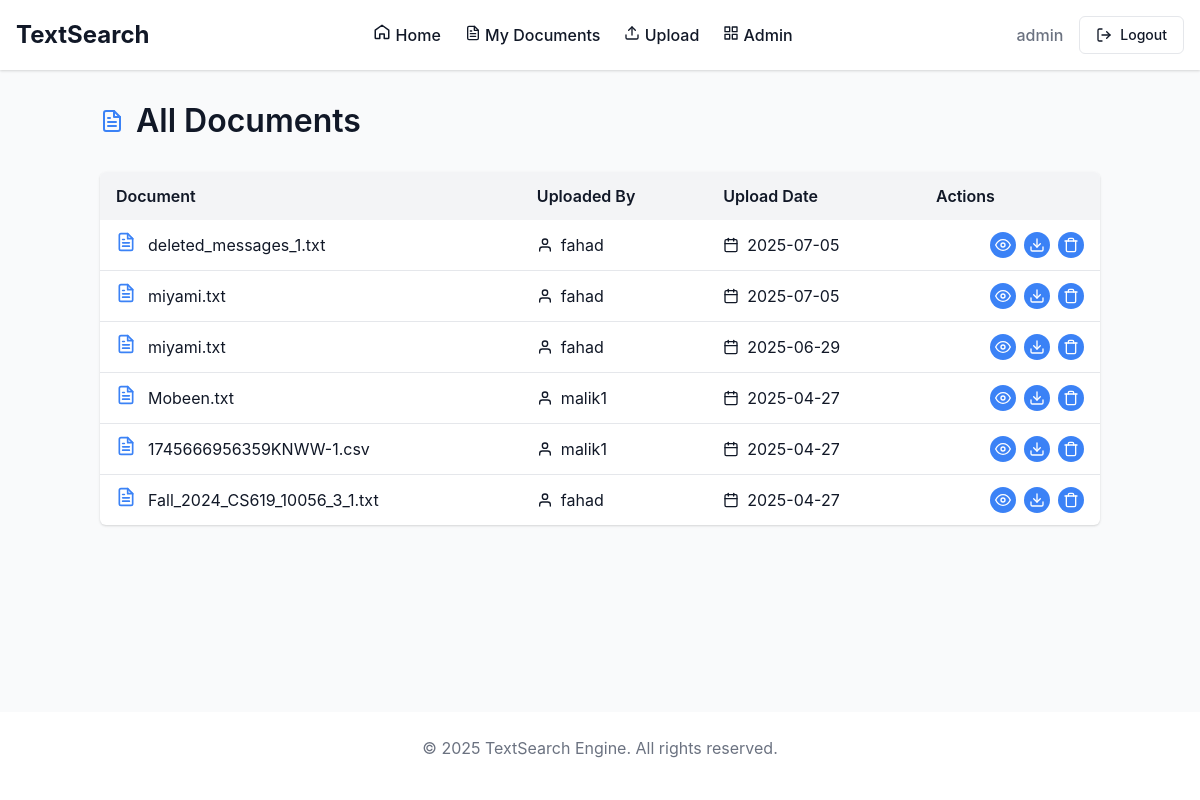
Screenshot of /admin/documents (signed in) with the database file from the repository.
### tables this page shows
CREATE TABLE users (
    id INTEGER PRIMARY KEY AUTOINCREMENT,
    username TEXT UNIQUE NOT NULL,
    email TEXT UNIQUE NOT NULL,
    password TEXT NOT NULL,
    is_admin INTEGER DEFAULT 0,
    created_at TIMESTAMP DEFAULT CURRENT_TIMESTAMP
);

CREATE TABLE documents (
    id INTEGER PRIMARY KEY AUTOINCREMENT,
    filename TEXT NOT NULL,
    original_filename TEXT NOT NULL,
    user_id INTEGER,
    upload_date TIMESTAMP DEFAULT CURRENT_TIMESTAMP,
    FOREIGN KEY (user_id) REFERENCES users(id)
);

### app.py (the view)
@app.route('/admin/documents')
@admin_required
def admin_documents():
    conn = get_db_connection()
    documents = conn.execute('''
        SELECT d.id, d.original_filename, d.filename, d.upload_date, u.username
        FROM documents d
        JOIN users u ON d.user_id = u.id
        ORDER BY d.upload_date DESC
    ''').fetchall()
    conn.close()
    return render_template('admin/documents.html', documents=documents)

### app.py (called while the page is built)
def get_db_connection():
    conn = sqlite3.connect(DATABASE)
    conn.row_factory = sqlite3.Row  #initialize
    return conn

def admin_required(f):
    @wraps(f)
    def decorated_function(*args, **kwargs):
        if 'user_id' not in session:
            flash('Please log in to access this page', 'error')
            return redirect(url_for('login', next=request.url))
        conn = get_db_connection()
        user = conn.execute('SELECT is_admin FROM users WHERE id = ?', (session['user_id'],)).fetchone()
        conn.close()
        if not user or not user['is_admin']:
            abort(403)
        return f(*args, **kwargs)
    return decorated_function

### templates/admin/documents.html (shortened to what this page needs)
{% extends 'layout.html' %}
{% block content %}
<div class="admin-documents">
    <div class="page-header">
        <h1>
            All Documents
        </h1>
    </div>
    {% if documents %}
        <div class="card">
            <div class="table-container">
                <table class="admin-table">
                    <thead>
                        <tr>
                            <th>Document</th>
                            <th>Uploaded By</th>
                            <th>Upload Date</th>
                            <th>Actions</th>
                        </tr>
                    </thead>
                    <tbody>
                        {% for document in documents %}
                            <tr>
                                <td>
                                    <div class="document-cell">
                                        <div class="document-icon-small">
                                        </div>
                                        <span class="document-name">{{ document.original_filename }}</span>
                                    </div>
                                </td>
                                <td>
                                    <div class="user-cell">
                                        <svg xmlns="http://www.w3.org/2000/svg" width="16" height="16" viewBox="0 0 24 24" fill="none" stroke="currentColor" stroke-width="2" stroke-linecap="round" stroke-linejoin="round"><path d="M20 21v-2a4 4 0 0 0-4-4H8a4 4 0 0 0-4 4v2"></path><circle cx="12" cy="7" r="4"></circle></svg>
                                        {{ document.username }}
                                    </div>
                                </td>
                                <td>
                                    <div class="date-cell">
                                        {{ document.upload_date.split(' ')[0] }}
                                    </div>
                                </td>
                                <td class="actions">
                                    <div class="action-buttons">
                                        <a href="{{ url_for('view_document', document_id=document.id) }}" class="btn btn-icon" title="View Document">
                                            <svg xmlns="http://www.w3.org/2000/svg" width="16" height="16" viewBox="0 0 24 24" fill="none" stroke="currentColor" stroke-width="2" stroke-linecap="round" stroke-linejoin="round"><path d="M1 12s4-8 11-8 11 8 11 8-4 8-11 8-11-8-11-8z"></path><circle cx="12" cy="12" r="3"></circle></svg>
                                        </a>
                                        <a href="{{ url_for('download_document', document_id=document.id) }}" class="btn btn-icon" title="Download Document">
                                        </a>
                                        <button class="btn btn-icon delete-document-btn" data-document-id="{{ document.id }}" title="Delete Document">
                                        </button>
                                    </div>
                                </td>
                            </tr>
                        {% endfor %}
                    </tbody>
                </table>
            </div>
        </div>
    {% endif %}
</div>
{% endblock %}

### templates/layout.html (shortened to what this page needs)
<!DOCTYPE html>
<html lang="en">
<head>
    <link rel="stylesheet" href="{{ url_for('static', filename='css/styles.css') }}">
</head>
<body>
    <header role="banner">
        <div class="container">
            <div class="header-content">
                <a href="{{ url_for('index') }}" class="logo">TextSearch</a>
                <nav role="navigation" aria-label="Main navigation">
                    <ul>
                        <li><a href="{{ url_for('index') }}">
                            <svg aria-hidden="true" xmlns="http://www.w3.org/2000/svg"
                            width="18" height="18" viewBox="0 0 24 24" fill="none"
                            stroke="currentColor" stroke-width="2" stroke-linecap="round"
                            stroke-linejoin="round">
                         <path d="M3 9.5L12 3l9 6.5v10a1 1 0 0 1-1 1h-5v-6H9v6H4a1 1 0 0 1-1-1v-10z"/>
                        </svg>
                        <span>Home</span>
                        </a></li>
                        {% if session.user_id %}
                            <li><a href="{{ url_for('my_documents') }}">
                                <span>My Documents</span>
                            </a></li>
                            <li><a href="{{ url_for('upload') }}">
                                <span>Upload</span>
                            </a></li>
                            {% if session.is_admin %}
                                <li><a href="{{ url_for('admin_dashboard') }}">
                                    <span>Admin</span>
                                </a></li>
                            {% endif %}
                        {% endif %}
                    </ul>
                </nav>
                <div class="user-actions">
                    {% if session.user_id %}
                        <span class="username">{{ session.username }}</span>
                        <a href="{{ url_for('logout') }}" class="btn btn-outline">
                            <span>Logout</span>
                        </a>
                    {% endif %}
                </div>
            </div>
        </div>
    </header>
    <main id="main-content" role="main">
        <div class="container">
            {% block content %}{% endblock %}
        </div>
    </main>
    <footer role="contentinfo">
        <div class="container">
            <p>&copy; 2025 TextSearch Engine. All rights reserved.</p>
        </div>
    </footer>
</body>
</html>

### static/css/styles.css (style rules this page uses)
:root { --primary-color: #3b82f6; --primary-hover: #2563eb; --secondary-color: #6b7280; --success-color: #10b981; --danger-color: #ef4444; --warning-color: #f59e0b; --info-color: #3b82f6; --light-color: #f3f4f6; --dark-color: #1f2937; --body-bg: #f9fafb; --card-bg: #ffffff; --text-color: #111827; --text-muted: #6b7280; --border-color: #e5e7eb; --shadow: 0 1px 3px 0 rgba(0, 0, 0, 0.1), 0 1px 2px 0 rgba(0, 0, 0, 0.06); --shadow-md: 0 4px 6px -1px rgba(0, 0, 0, 0.1), 0 2px 4px -1px rgba(0, 0, 0, 0.06); --shadow-lg: 0 10px 15px -3px rgba(0, 0, 0, 0.1), 0 4px 6px -2px rgba(0, 0, 0, 0.05); --radius: 0.375rem; --transition: all 0.2s ease-in-out; }
* { margin: 0; padding: 0; box-sizing: border-box; }
body { font-family: -apple-system, BlinkMacSystemFont, "Segoe UI", Roboto, Helvetica, Arial, sans-serif; line-height: 1.5; color: var(--text-color); background-color: var(--body-bg); min-height: 100vh; display: flex; flex-direction: column; }
.container { width: 100%; max-width: 1200px; margin: 0 auto; padding: 0 1rem; }
h1, h2, h3, h4, h5, h6 { margin-bottom: 0.5rem; font-weight: 600; line-height: 1.2; }
h1 { font-size: 2rem; }
p { margin-bottom: 1rem; }
a { color: var(--primary-color); text-decoration: none; transition: var(--transition); }
header { background-color: var(--card-bg); box-shadow: var(--shadow); padding: 1rem 0; position: sticky; top: 0; z-index: 100; }
.header-content { display: flex; justify-content: space-between; align-items: center; }
.logo { font-size: 1.5rem; font-weight: 700; color: var(--text-color); }
nav ul { display: flex; list-style: none; gap: 1.5rem; }
nav a { color: var(--text-color); font-weight: 500; }
.user-actions { display: flex; align-items: center; gap: 1rem; }
.username { font-weight: 500; color: var(--text-muted); }
main { flex: 1; padding: 2rem 0; }
footer { background-color: var(--card-bg); padding: 1.5rem 0; text-align: center; color: var(--text-muted); margin-top: auto; }
.btn { display: inline-flex; align-items: center; justify-content: center; gap: 0.5rem; padding: 0.5rem 1rem; font-size: 0.875rem; font-weight: 500; line-height: 1.25rem; border-radius: var(--radius); border: 1px solid transparent; cursor: pointer; transition: var(--transition); background-color: var(--primary-color); color: white; }
.btn-outline { background-color: transparent; border-color: var(--border-color); color: var(--text-color); }
.btn-icon { padding: 0.25rem; border-radius: 50%; }
.card { background-color: var(--card-bg); border-radius: var(--radius); box-shadow: var(--shadow); overflow: hidden; }
.table-container { overflow-x: auto; }
.admin-table { width: 100%; border-collapse: collapse; }
.admin-table th, .admin-table td { padding: 0.75rem 1rem; text-align: left; }
.admin-table th { background-color: var(--light-color); font-weight: 600; }
.admin-table tr { border-bottom: 1px solid var(--border-color); }
.admin-table tr:last-child { border-bottom: none; }
.actions { display: flex; gap: 0.5rem; justify-content: flex-end; }
.page-header { display: flex; justify-content: space-between; align-items: center; margin-bottom: 2rem; }
.page-header h1 { display: flex; align-items: center; gap: 0.75rem; margin-bottom: 0; }
.header-icon { color: var(--primary-color); }
.admin-documents { max-width: 1000px; margin: 0 auto; }
.document-cell { display: flex; align-items: center; gap: 0.75rem; }
.document-icon-small { color: var(--primary-color); flex-shrink: 0; }
.document-name { word-break: break-word; }
.user-cell, .date-cell { display: flex; align-items: center; gap: 0.5rem; }
.action-buttons { display: flex; gap: 0.5rem; }

### rows the page displays
users: username "admin"
documents: original_filename "deleted_messages_1.txt", username "fahad", upload_date "2025-07-05"
documents: original_filename "miyami.txt", username "fahad", upload_date "2025-07-05"
documents: original_filename "miyami.txt", username "fahad", upload_date "2025-06-29"
documents: original_filename "Mobeen.txt", username "malik1", upload_date "2025-04-27"
documents: original_filename "1745666956359KNWW-1.csv", username "malik1", upload_date "2025-04-27"
documents: original_filename "Fall_2024_CS619_10056_3_1.txt", username "fahad", upload_date "2025-04-27"
